Frame 1 (no input): blank canvas, image omitted
Frame 60 (the mouse pressed at the canvas centre just before this capture): blank canvas, image omitted
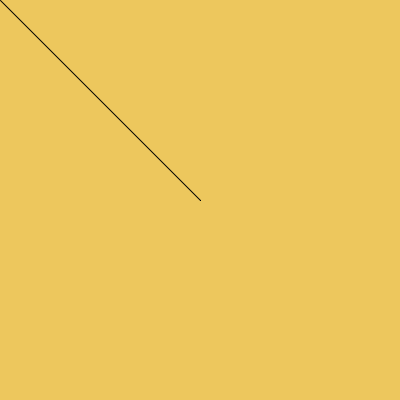
Frame 120 (the mouse held since frame 60 and released just before this capture)

The Processing sketch whose frames 1 and 60 were blank and that drew this single picture after the mouse press (run headless with seeded random() and noise(); from frame 60 on, the mouse is pressed at the canvas centre):

// Processing sketch: week17_painter_mousePressed_keyPressed_stroke
// ── week17_painter_mousePressed_keyPressed_stroke.pde
void setup(){  
  size(400,400);
  background(#EDC75D);
}
void draw(){
   if(mousePressed){
     line(mouseX,mouseY,pmouseX,pmouseY);
   }
}
void keyPressed(){
  if(key=='1') stroke(255,0,0);
  if(key=='2') stroke(0,255,0);
}
